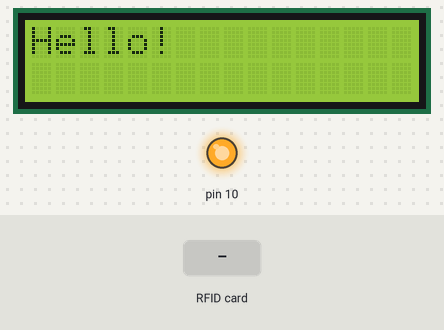
This sketch was run on a simulated Arduino Uno, built with avr-gcc and run on an emulated ATmega328P. Shown: 16×2 character LCD, output pins drawn as LEDs (lit = HIGH). Inputs (shaded band) come from the test bench. What the sketch prints to the serial monitor is not drawn.

Above: at 1.3 s.
1.4 s: RFID card 5E 7A 19 C4 held to the reader
At 2.8 s:
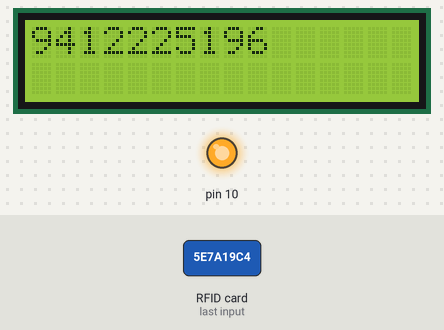
Timing chart, 0 to 4.4 s (numbered marks = the images above; inputs shaded):
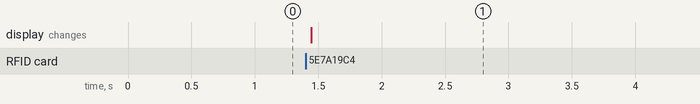

The sketch:

RFID_TEST_2.ino
```cpp
#include <Wire.h>
#include <SPI.h>
#include <MFRC522.h>
#include <LiquidCrystal_I2C.h>
// контакты
#define SS_PIN 2
#define RST_PIN 0
//#include <LCD_ST7032.h>

LiquidCrystal_I2C lcd(0x27,16,2);


// Создание экземпляра объекта MFRC522
MFRC522 mfrc522(SS_PIN, RST_PIN);  // Создание экземпляра MFRC522

void setup() {
  Serial.begin(9600);
  SPI.begin();


  // инициализация MFRC522
  mfrc522.PCD_Init();

  // выводим номер версии прошивки ридера
  mfrc522.PCD_DumpVersionToSerial();
  lcd.init();                      // initialize the lcd
  lcd.init();
  // Print a message to the LCD.
  lcd.backlight();
  lcd.setCursor(0,0);
  lcd.print("Hello!");

}

void loop() {


  // Ожидание
  if ( ! mfrc522.PICC_IsNewCardPresent())
    return;

  // чтение
  if ( !mfrc522.PICC_ReadCardSerial())
    return;
//lcd.setCursor(0, 0);
//lcd.print("ALEX");
  // вывод данных
  lcd.clear();
    lcd.setCursor(0,0);
    lcd.print("UID= ");
    lcd.setCursor(0,1);
    lcd.print("Hello!");
  Serial.print("UID DEC= ");
  view_data(mfrc522.uid.uidByte, mfrc522.uid.size);
//  Serial.println();
//  Serial.print("type = ");
//  byte piccType = mfrc522.PICC_GetType(mfrc522.uid.sak);
//  Serial.print(mfrc522.PICC_GetType(piccType));
  Serial.println();

  Serial.print("UID HEX= ");
  view_hex(mfrc522.uid.uidByte, mfrc522.uid.size);
  Serial.println();
  Serial.print("type = ");
  MFRC522::PICC_Type piType = mfrc522.PICC_GetType(mfrc522.uid.sak);
      Serial.println(mfrc522.PICC_GetTypeName(piType));

  Serial.println();
  delay(1000);
}

// преобразование в HEX
void view_data (byte *buf, byte size) {
  for (byte j = 0; j < size; j++) {
//    Serial.print(buf [j]);
    Serial.print(buf [j], DEC);
//    lcd.clear();
//    lcd.setCursor(0,0);
//    lcd.print("UID= ");
//    lcd.setCursor(0,1);
//    lcd.print(buf [j], DEC);
  }
}
void view_hex (byte *buf, byte size) {

  lcd.clear();
  for (byte j = 0; j < size; j++) {
//    Serial.print(buf [j]);
    Serial.print(buf [j], HEX);
    lcd.print(buf [j], DEC);
  }

}
```

Measured:
- after the input at 1.4 s, the display: changes at once (image 1)
